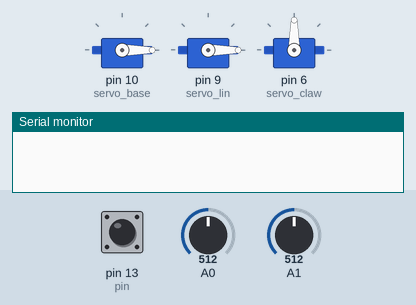
Simulated run of this sketch. Board: Arduino Uno, built with avr-gcc and run on an emulated ATmega328P. Parts: 3 × servo, the last lines printed to the serial monitor. Inputs (shaded band) come from the test bench; at power-on: A0 = 512, pin 13 (pin) HIGH, A1 = 512.

Above: at 1.2 s.
1.3 s: A0 set to 589
2.8 s: A0 set to 609
At 3.4 s:
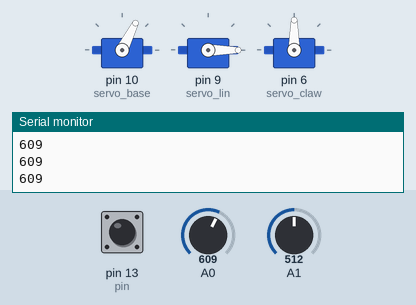
4.3 s: pin 13 (pin) pulled LOW for 0.15 s
At 5.4 s:
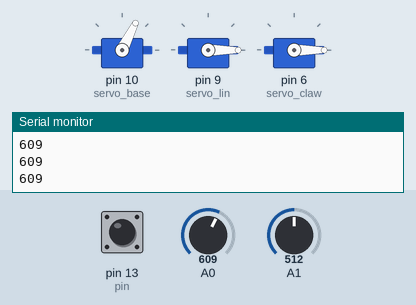
6.0 s: A0 set to 306
At 6.7 s:
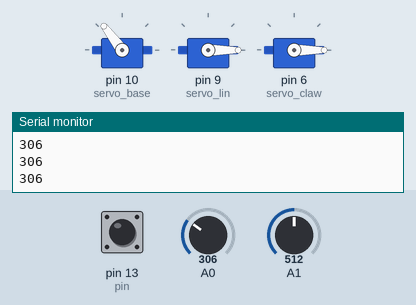
7.5 s: pin 13 (pin) pulled LOW for 1 s
At 7.53 s:
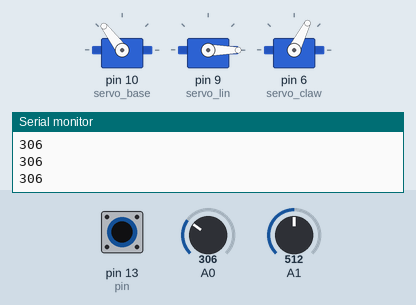
10.1 s: A0 set to 333
11.6 s: A0 set to 368
At 12.9 s:
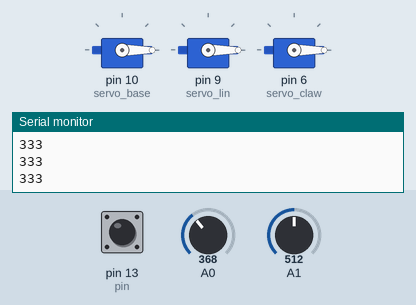
Timing chart, 0 to 14.1 s (numbered marks = the images above; inputs shaded):
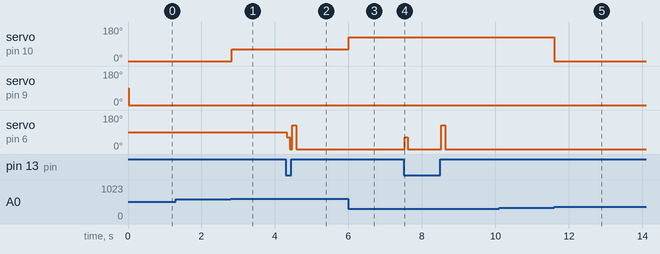

The sketch:

Robot_Arm_Program.ino
```cpp
#include <Servo.h>

// Initialize joystick values
int base_axis;
int lin_axis;
const int HI_END = 600;
const int LO_END = 350;

// Create servos
Servo servo_base;
Servo servo_lin;
Servo servo_claw;

// Initialize button variables
int pin = 13;
int button_down;
bool lock = false;

// Claw tracking
const int CLAW_TIME = 85;

void setup() {
  // Start debug log
  Serial.begin(9600);

  // Attach servos
  servo_base.attach(10);
  servo_lin.attach(9);
  servo_claw.attach(6);

  // Initialize button control
  pinMode(pin, INPUT);
  digitalWrite(pin, HIGH);
}

void loop() {
  // Get joystick values
  base_axis = analogRead(0);
  lin_axis = analogRead(1);

  // Get button pressed
  button_down = digitalRead(pin);

  // Check inputs and execute movements
  if (base_axis > HI_END) {
    servo_base.write(63);
    delay(15);
    Serial.println(base_axis);
  }
  else if (base_axis < LO_END) {
    servo_base.write(127);
    delay(15);
    Serial.println(base_axis);
  }
  else if (lin_axis > HI_END) {
    servo_lin.write(63);
    delay(15);
    Serial.println(base_axis);
  }
  else if (lin_axis < LO_END) {
    servo_lin.write(127);
    delay(15);
    Serial.println(base_axis);
  }
  else {
    servo_base.write(0);
    delay(15);
    servo_lin.write(0);
    delay(15);
  }

  // Check button condition
  if (button_down == 0 && !lock) {
    servo_claw.write(63);
    delay(CLAW_TIME);
    servo_claw.write(0);
    delay(15);
    lock = true;
  }
  else if (button_down == 1 && lock) {
    servo_claw.write(127);
    delay(CLAW_TIME + 20);
    servo_claw.write(0);
    delay(15);
    lock = false;
  }
}
```

Measured:
- the behaviour switches between 600 and 601 on A0 (found by bisection; images 0 and 1)
- the behaviour switches between 349 and 350 on A0 (found by bisection; images 4 and 5)
- after the input at 1.3 s, every drawn part: stays the same
- after the input at 2.8 s, servo on pin 10 (servo_base): 0° → 63° at once
- after the input at 4.3 s, servo on pin 6 (servo_claw): 90° → 63° at once, → 0° 0.09 s later, → 127° 0.06 s later, → 0° 0.11 s later
- after the input at 6.0 s, servo on pin 10 (servo_base): 63° → 127° at once
- after the input at 7.5 s, servo on pin 6 (servo_claw): 0° → 63° at once, → 0° 0.09 s later, → 127° 0.91 s later, → 0° 0.11 s later
- after the input at 11.6 s, servo on pin 10 (servo_base): 127° → 0° at once
